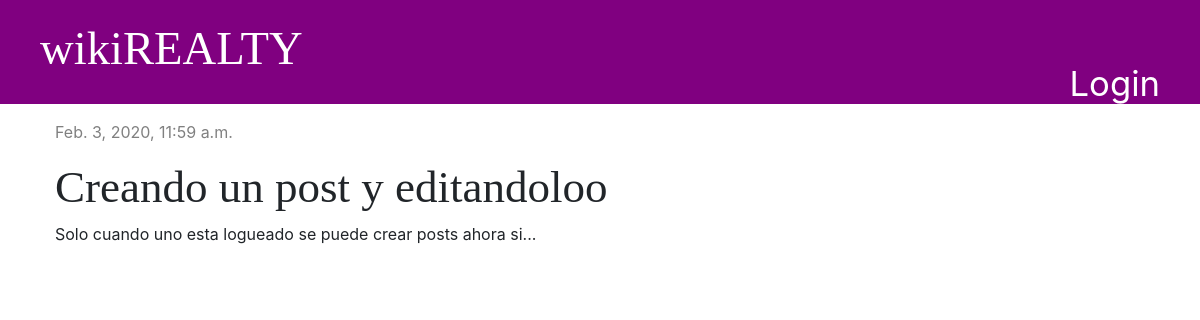
The page /post/8/ on the database its author committed.
### blog/models.py (models this page shows, shortened)
class Post(models.Model):
    title = models.CharField(max_length=200)
    author = models.ForeignKey('auth.User', on_delete=models.CASCADE)
    text = models.TextField()
    created_date = models.DateTimeField(default=timezone.now)
    published_date = models.DateTimeField(blank=True, null=True)

### blog/views.py (the view)
# urls.py: path('post/<int:pk>/', views.post_detail, name='post_detail'),
def post_detail(request, pk):
    post = get_object_or_404(Post, pk=pk)
    stuff_for_frontend = {'post':post}
    return render(request, 'blog/post_detail.html', stuff_for_frontend)

### blog/templates/blog/post_detail.html (shortened to what this page needs)
{% extends 'blog/base.html' %}
{% block content %}
    <div class="post">
        {% if post.published_date %}
            <p><div class="date">
                    {{ post.published_date }}
            </div></p>
        {% endif %}
        <h1>{{ post.title }}</h1>
        <p>{{ post.text|linebreaksbr }}</p>
    </div>
{% endblock %}

### blog/static/css/blog.css (style rules this page uses)
h1, h2, h3, h4 { font-family: 'Tangerine', 'Inconsolata'; font-size: 45px; }
.date { color: grey; }
.post { margin-bottom: 70px; align-content: left; }

### rows shown on the page
Post: published_date "Feb. 3, 2020, 11:59 a.m.", title "Creando un post y editandoloo", text "Solo cuando uno esta logueado se puede crear posts ahora si..."
